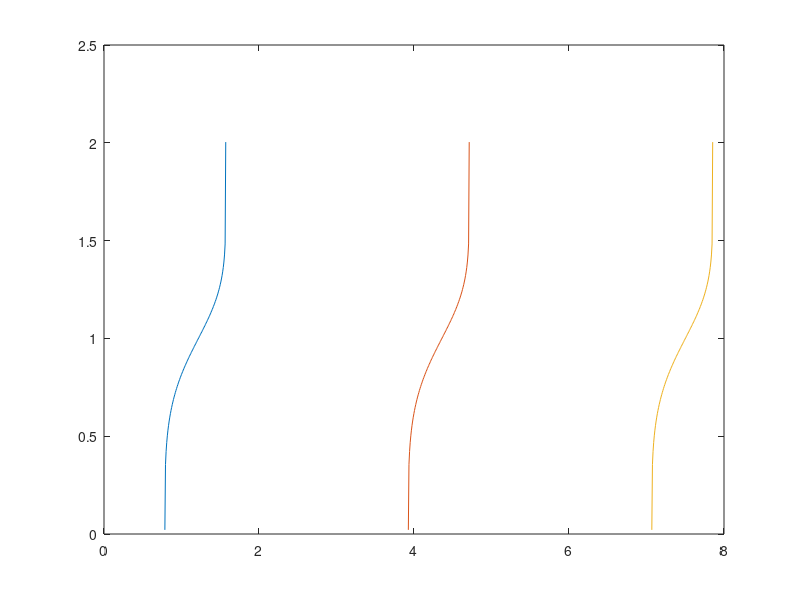

This figure's MATLAB source: (Note: this script raises an error after producing the figure.)
eps = 1e-7;
f = @(x) log(tan(x)).^(1/4);
g = @(k) linspace(pi/4 + pi*k+eps, pi/2 + pi*k-eps, 100);

plot(g(0), f(g(0)), g(1), f(g(1)), g(2), f(g(1)));
xline(pi/4, ':'); xline(pi/2, ':');
xline(5*pi/4, ':'); xline(6*pi/4, ':');
xline(9*pi/4, ':'); xline(10*pi/4, ':');
xlabel('x')
ylabel('y')
